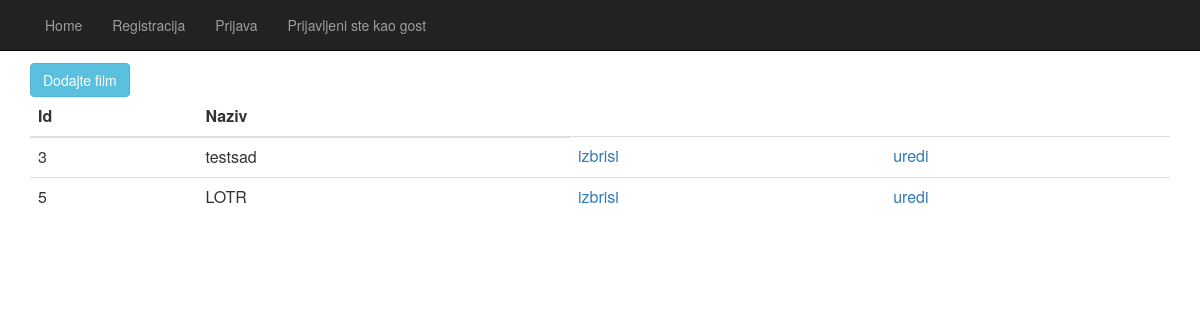
The page /filmovi.php on the database its author committed.
### tables this page shows
CREATE TABLE `film` (
  `Id` int(11) NOT NULL,
  `GodinaIzlaska` int(11) NOT NULL,
  `ZanrId` int(11) NOT NULL,
  `Cijena` double NOT NULL,
  `Opis` text NOT NULL,
  `Naziv` varchar(50) NOT NULL,
  `Glumci` text NOT NULL
);

### filmovi.php (the view)
<?php
    require("baza.php");
    require("nav.php");
?>
<div class="container">
  <h2>Mobiteli</h2>
  <a href="filmForma.php" class="btn btn-info">Dodajte film </a>
  <table class="table">
    <thead>
      <tr>
        <th>Id</th>
        <th>Naziv</th>
      </tr>
    </thead>
    <tbody>
    <?php
        $sql = "SELECT * from film";
        $result = $con->query($sql);
        while($row = $result->fetch_assoc()) {
            echo("<tr>"
                .
                "<td>".$row["Id"]."</td>"
                .
                "<td>".$row["Naziv"]."</td>"
            );
            echo("<td><a name='izbrisi' href='izbrisifilm.php?id=".$row["Id"]."'> <span>izbrisi</a></span></td>");
            echo("<td><a name='uredi' href='uredifilm.php?id=".$row["Id"]."'> <span >uredi</a></span></td>");
            echo("</tr>");
    }
    ?>
    </tbody>
</table>

### rows shown on the page
film: Id "3", Naziv "testsad"
film: Id "5", Naziv "LOTR"
